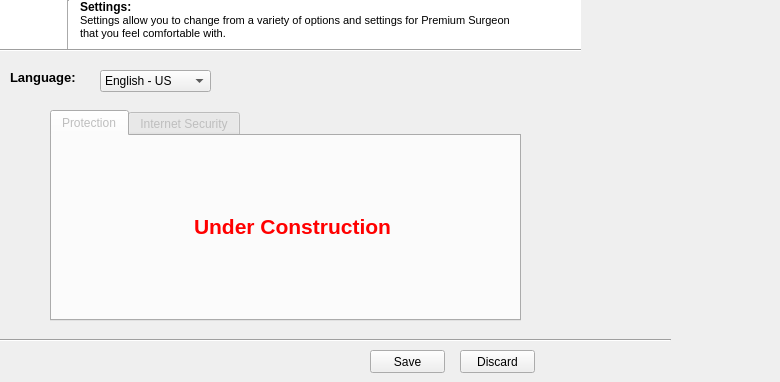
    <widget class="QWidget" name="page_5">
     <widget class="QWidget" name="Settinginfotext" native="true">
      <property name="geometry">
       <rect>
        <x>0</x>
        <y>0</y>
        <width>581</width>
        <height>51</height>
       </rect>
      </property>
      <property name="styleSheet">
       <string notr="true">background-color: rgb(255, 255, 255);</string>
      </property>
      <widget class="QLabel" name="scannericon_3">
       <property name="geometry">
        <rect>
         <x>10</x>
         <y>0</y>
         <width>61</width>
         <height>51</height>
        </rect>
       </property>
       <property name="styleSheet">
        <string notr="true">background-image: url(:/new/prefix1/data/settings.png);</string>
       </property>
       <property name="text">
        <string/>
       </property>
      </widget>
      <widget class="Line" name="line_11">
       <property name="geometry">
        <rect>
         <x>60</x>
         <y>0</y>
         <width>16</width>
         <height>51</height>
        </rect>
       </property>
       <property name="orientation">
        <enum>Qt::Vertical</enum>
       </property>
      </widget>
      <widget class="QLabel" name="Settingsnote">
       <property name="geometry">
        <rect>
         <x>80</x>
         <y>0</y>
         <width>451</width>
         <height>51</height>
        </rect>
       </property>
       <property name="text">
        <string>&lt;!DOCTYPE HTML PUBLIC &quot;-//W3C//DTD HTML 4.0//EN&quot; &quot;http://www.w3.org/TR/REC-html40/strict.dtd&quot;&gt;
&lt;html&gt;&lt;head&gt;&lt;meta name=&quot;qrichtext&quot; content=&quot;1&quot; /&gt;&lt;style type=&quot;text/css&quot;&gt;
p, li { white-space: pre-wrap; }
&lt;/style&gt;&lt;/head&gt;&lt;body style=&quot; font-family:'MS Shell Dlg 2'; font-size:8.25pt; font-weight:400; font-style:normal;&quot;&gt;
&lt;p style=&quot; margin-top:0px; margin-bottom:0px; margin-left:0px; margin-right:0px; -qt-block-indent:0; text-indent:0px;&quot;&gt;&lt;span style=&quot; font-size:9pt; font-weight:600;&quot;&gt;Settings:&lt;/span&gt;&lt;/p&gt;
&lt;p style=&quot; margin-top:0px; margin-bottom:0px; margin-left:0px; margin-right:0px; -qt-block-indent:0; text-indent:0px;&quot;&gt;&lt;span style=&quot; font-size:8pt;&quot;&gt;Settings allow you to change from a variety of options and settings for Premium Surgeon that you feel comfortable with.&lt;/span&gt;&lt;/p&gt;&lt;/body&gt;&lt;/html&gt;</string>
       </property>
       <property name="alignment">
        <set>Qt::AlignLeading|Qt::AlignLeft|Qt::AlignTop</set>
       </property>
       <property name="wordWrap">
        <bool>true</bool>
       </property>
      </widget>
      <widget class="Line" name="line_12">
       <property name="geometry">
        <rect>
         <x>0</x>
         <y>40</y>
         <width>661</width>
         <height>20</height>
        </rect>
       </property>
       <property name="styleSheet">
        <string notr="true">background-color: qlineargradient(spread:pad, x1:0, y1:0, x2:1, y2:0, stop:0 rgba(0, 0, 0, 0), stop:1 rgba(255, 255, 255, 0));</string>
       </property>
       <property name="orientation">
        <enum>Qt::Horizontal</enum>
       </property>
      </widget>
     </widget>
     <widget class="QPushButton" name="DiscardSettings">
      <property name="geometry">
       <rect>
        <x>460</x>
        <y>350</y>
        <width>75</width>
        <height>23</height>
       </rect>
      </property>
      <property name="text">
       <string>Discard</string>
      </property>
     </widget>
     <widget class="QPushButton" name="SaveSettings">
      <property name="geometry">
       <rect>
        <x>370</x>
        <y>350</y>
        <width>75</width>
        <height>23</height>
       </rect>
      </property>
      <property name="text">
       <string>Save</string>
      </property>
     </widget>
     <widget class="Line" name="line_8">
      <property name="geometry">
       <rect>
        <x>-100</x>
        <y>330</y>
        <width>771</width>
        <height>20</height>
       </rect>
      </property>
      <property name="orientation">
       <enum>Qt::Horizontal</enum>
      </property>
     </widget>
     <widget class="QLabel" name="Languagesettinglabel">
      <property name="geometry">
       <rect>
        <x>10</x>
        <y>70</y>
        <width>81</width>
        <height>16</height>
       </rect>
      </property>
      <property name="text">
       <string>&lt;!DOCTYPE HTML PUBLIC &quot;-//W3C//DTD HTML 4.0//EN&quot; &quot;http://www.w3.org/TR/REC-html40/strict.dtd&quot;&gt;
&lt;html&gt;&lt;head&gt;&lt;meta name=&quot;qrichtext&quot; content=&quot;1&quot; /&gt;&lt;style type=&quot;text/css&quot;&gt;
p, li { white-space: pre-wrap; }
&lt;/style&gt;&lt;/head&gt;&lt;body style=&quot; font-family:'MS Shell Dlg 2'; font-size:8.25pt; font-weight:400; font-style:normal;&quot;&gt;
&lt;p style=&quot; margin-top:0px; margin-bottom:0px; margin-left:0px; margin-right:0px; -qt-block-indent:0; text-indent:0px;&quot;&gt;&lt;span style=&quot; font-size:10pt; font-weight:600; color:#000000;&quot;&gt;Language:&lt;/span&gt;&lt;/p&gt;&lt;/body&gt;&lt;/html&gt;</string>
      </property>
     </widget>
     <widget class="QTabWidget" name="SettingsWidget">
      <property name="enabled">
       <bool>false</bool>
      </property>
      <property name="geometry">
       <rect>
        <x>50</x>
        <y>110</y>
        <width>471</width>
        <height>211</height>
       </rect>
      </property>
      <property name="currentIndex">
       <number>0</number>
      </property>
      <widget class="QWidget" name="tab_9">
       <attribute name="title">
        <string>Protection</string>
       </attribute>
       <widget class="QLabel" name="UnderConstructionlabel_2">
        <property name="enabled">
         <bool>false</bool>
        </property>
        <property name="geometry">
         <rect>
          <x>60</x>
          <y>50</y>
          <width>361</width>
          <height>81</height>
         </rect>
        </property>
        <property name="text">
         <string>&lt;!DOCTYPE HTML PUBLIC &quot;-//W3C//DTD HTML 4.0//EN&quot; &quot;http://www.w3.org/TR/REC-html40/strict.dtd&quot;&gt;
&lt;html&gt;&lt;head&gt;&lt;meta name=&quot;qrichtext&quot; content=&quot;1&quot; /&gt;&lt;style type=&quot;text/css&quot;&gt;
p, li { white-space: pre-wrap; }
&lt;/style&gt;&lt;/head&gt;&lt;body style=&quot; font-family:'MS Shell Dlg 2'; font-size:8.25pt; font-weight:400; font-style:normal;&quot;&gt;
&lt;p align=&quot;center&quot; style=&quot; margin-top:0px; margin-bottom:0px; margin-left:0px; margin-right:0px; -qt-block-indent:0; text-indent:0px;&quot;&gt;&lt;span style=&quot; font-size:16pt; font-weight:600; color:#ff0000;&quot;&gt;Under Construction&lt;/span&gt;&lt;/p&gt;&lt;/body&gt;&lt;/html&gt;</string>
        </property>
       </widget>
      </widget>
      <widget class="QWidget" name="tab_10">
       <attribute name="title">
        <string>Internet Security</string>
       </attribute>
      </widget>
     </widget>
     <widget class="QComboBox" name="Language">
      <property name="geometry">
       <rect>
        <x>100</x>
        <y>70</y>
        <width>111</width>
        <height>22</height>
       </rect>
      </property>
      <item>
       <property name="text">
        <string>English - US</string>
       </property>
      </item>
     </widget>
    </widget>
